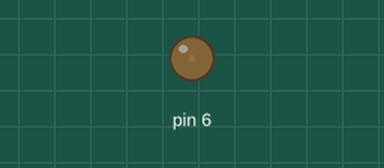
Simulated run of this sketch. Board: Arduino Uno, built with avr-gcc and run on an emulated ATmega328P. Shown: output pins drawn as LEDs (lit = HIGH).

Above: at 0.05 s.
At 0.95 s:
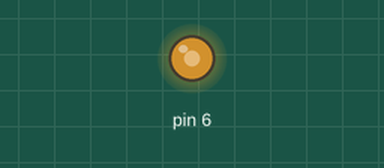
At 1.4 s:
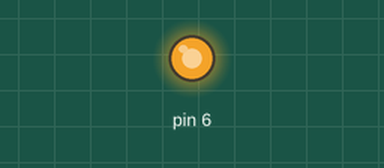
At 2.75 s:
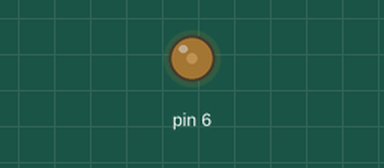
Timing chart, 0 to 7.2 s (numbered marks = the images above):
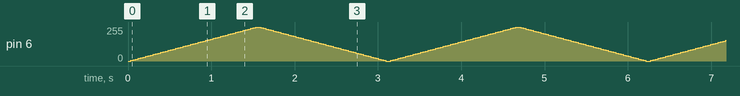

The sketch:

PWMLED.ino
```cpp
void setup()
{
        pinMode(6, OUTPUT);

}
void loop()
{
  for(int fadeValue = 0 ; fadeValue <= 255; fadeValue +=5) {
    analogWrite(6, fadeValue);
    delay(30);
  }

  for(int fadeValue = 255 ; fadeValue >= 0; fadeValue -=5) {
    analogWrite(6, fadeValue);
    delay(30);
  }
}
```
